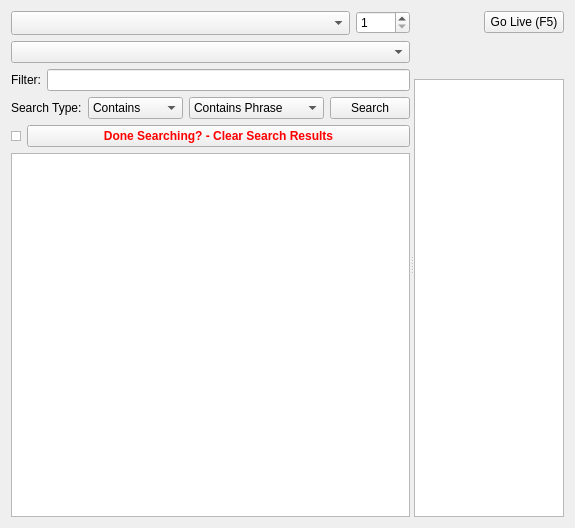
<?xml version="1.0" encoding="UTF-8"?>
<ui version="4.0">
 <class>SongWidget</class>
 <widget class="QWidget" name="SongWidget">
  <property name="geometry">
   <rect>
    <x>0</x>
    <y>0</y>
    <width>575</width>
    <height>528</height>
   </rect>
  </property>
  <property name="sizePolicy">
   <sizepolicy hsizetype="Preferred" vsizetype="Preferred">
    <horstretch>0</horstretch>
    <verstretch>0</verstretch>
   </sizepolicy>
  </property>
  <property name="minimumSize">
   <size>
    <width>400</width>
    <height>0</height>
   </size>
  </property>
  <property name="windowTitle">
   <string>Form</string>
  </property>
  <layout class="QHBoxLayout" name="horizontalLayout_6">
   <item>
    <widget class="QSplitter" name="splitter">
     <property name="orientation">
      <enum>Qt::Horizontal</enum>
     </property>
     <property name="childrenCollapsible">
      <bool>false</bool>
     </property>
     <widget class="QWidget" name="layoutWidget">
      <layout class="QVBoxLayout" name="verticalLayout">
       <item>
        <layout class="QHBoxLayout" name="horizontalLayout_4" stretch="10,0">
         <item>
          <widget class="QComboBox" name="songbook_menu">
           <property name="toolTip">
            <string>Use this menu to show only songs beloning to a particular Songbook</string>
           </property>
           <property name="statusTip">
            <string>Select Songbook to use</string>
           </property>
           <property name="sizeAdjustPolicy">
            <enum>QComboBox::AdjustToMinimumContentsLengthWithIcon</enum>
           </property>
           <property name="duplicatesEnabled">
            <bool>true</bool>
           </property>
          </widget>
         </item>
         <item>
          <widget class="QSpinBox" name="song_num_spinbox">
           <property name="toolTip">
            <string>Selects a song by the number in the selected Songbook</string>
           </property>
           <property name="minimum">
            <number>1</number>
           </property>
           <property name="maximum">
            <number>2800</number>
           </property>
           <property name="value">
            <number>1</number>
           </property>
          </widget>
         </item>
        </layout>
       </item>
       <item>
        <widget class="QComboBox" name="comboBoxCategory"/>
       </item>
       <item>
        <layout class="QHBoxLayout" name="horizontalLayout_3">
         <item>
          <widget class="QLabel" name="labelFilter">
           <property name="text">
            <string>Filter:</string>
           </property>
           <property name="alignment">
            <set>Qt::AlignRight|Qt::AlignTrailing|Qt::AlignVCenter</set>
           </property>
          </widget>
         </item>
         <item>
          <widget class="QLineEdit" name="lineEditSearch">
           <property name="enabled">
            <bool>true</bool>
           </property>
           <property name="minimumSize">
            <size>
             <width>125</width>
             <height>0</height>
            </size>
           </property>
           <property name="toolTip">
            <string>Use this field to limit the display of the songs to only the ones that contain the specified text in the song title or song number</string>
           </property>
          </widget>
         </item>
        </layout>
       </item>
       <item>
        <layout class="QHBoxLayout" name="horizontalLayout_5">
         <item>
          <widget class="QLabel" name="labelSearchType">
           <property name="text">
            <string>Search Type:</string>
           </property>
          </widget>
         </item>
         <item>
          <widget class="QComboBox" name="comboBoxFilterType">
           <property name="sizePolicy">
            <sizepolicy hsizetype="MinimumExpanding" vsizetype="Fixed">
             <horstretch>0</horstretch>
             <verstretch>0</verstretch>
            </sizepolicy>
           </property>
           <item>
            <property name="text">
             <string>Contains</string>
            </property>
           </item>
           <item>
            <property name="text">
             <string>Begins</string>
            </property>
           </item>
           <item>
            <property name="text">
             <string>Exact Match</string>
            </property>
           </item>
          </widget>
         </item>
         <item>
          <widget class="QComboBox" name="comboBoxSearchType">
           <property name="sizePolicy">
            <sizepolicy hsizetype="MinimumExpanding" vsizetype="Fixed">
             <horstretch>0</horstretch>
             <verstretch>0</verstretch>
            </sizepolicy>
           </property>
           <item>
            <property name="text">
             <string>Contains Phrase</string>
            </property>
           </item>
           <item>
            <property name="text">
             <string>Contains Word Phrase</string>
            </property>
           </item>
           <item>
            <property name="text">
             <string>Line Begins</string>
            </property>
           </item>
           <item>
            <property name="text">
             <string>Contains Any Word</string>
            </property>
           </item>
           <item>
            <property name="text">
             <string>Contains All Words</string>
            </property>
           </item>
          </widget>
         </item>
         <item>
          <widget class="QPushButton" name="pushButtonSearch">
           <property name="text">
            <string>Search</string>
           </property>
           <property name="icon">
            <iconset resource="softprojector.qrc">
             <normaloff>:/icons/icons/search.png</normaloff>:/icons/icons/search.png</iconset>
           </property>
           <property name="shortcut">
            <string>Return</string>
           </property>
          </widget>
         </item>
        </layout>
       </item>
       <item>
        <layout class="QHBoxLayout" name="horizontalLayout_7">
         <item>
          <widget class="QListWidget" name="listWidgetDummy">
           <property name="maximumSize">
            <size>
             <width>10</width>
             <height>10</height>
            </size>
           </property>
           <property name="alternatingRowColors">
            <bool>true</bool>
           </property>
           <property name="spacing">
            <number>5</number>
           </property>
          </widget>
         </item>
         <item>
          <widget class="QPushButton" name="pushButtonClearResults">
           <property name="palette">
            <palette>
             <active>
              <colorrole role="ButtonText">
               <brush brushstyle="SolidPattern">
                <color alpha="255">
                 <red>255</red>
                 <green>0</green>
                 <blue>0</blue>
                </color>
               </brush>
              </colorrole>
             </active>
             <inactive>
              <colorrole role="ButtonText">
               <brush brushstyle="SolidPattern">
                <color alpha="255">
                 <red>255</red>
                 <green>0</green>
                 <blue>0</blue>
                </color>
               </brush>
              </colorrole>
             </inactive>
             <disabled>
              <colorrole role="ButtonText">
               <brush brushstyle="SolidPattern">
                <color alpha="255">
                 <red>120</red>
                 <green>120</green>
                 <blue>120</blue>
                </color>
               </brush>
              </colorrole>
             </disabled>
            </palette>
           </property>
           <property name="font">
            <font>
             <weight>75</weight>
             <bold>true</bold>
            </font>
           </property>
           <property name="text">
            <string>Done Searching? - Clear Search Results</string>
           </property>
          </widget>
         </item>
        </layout>
       </item>
       <item>
        <widget class="QTableView" name="songs_view">
         <property name="selectionMode">
          <enum>QAbstractItemView::SingleSelection</enum>
         </property>
         <property name="selectionBehavior">
          <enum>QAbstractItemView::SelectRows</enum>
         </property>
         <property name="sortingEnabled">
          <bool>true</bool>
         </property>
         <attribute name="horizontalHeaderStretchLastSection">
          <bool>true</bool>
         </attribute>
         <attribute name="verticalHeaderVisible">
          <bool>false</bool>
         </attribute>
         <attribute name="verticalHeaderDefaultSectionSize">
          <number>20</number>
         </attribute>
        </widget>
       </item>
      </layout>
     </widget>
     <widget class="QWidget" name="layoutWidget1">
      <layout class="QVBoxLayout" name="verticalLayout_2">
       <item>
        <layout class="QHBoxLayout" name="horizontalLayout_2" stretch="0,0">
         <item>
          <spacer name="horizontalSpacer_3">
           <property name="orientation">
            <enum>Qt::Horizontal</enum>
           </property>
           <property name="sizeHint" stdset="0">
            <size>
             <width>40</width>
             <height>20</height>
            </size>
           </property>
          </spacer>
         </item>
         <item>
          <widget class="QPushButton" name="btnLive">
           <property name="toolTip">
            <string>Quickly display the selected song on the screen without adding it to playlist first</string>
           </property>
           <property name="text">
            <string>Go Live (F5)</string>
           </property>
           <property name="icon">
            <iconset resource="softprojector.qrc">
             <normaloff>:/icons/icons/go_live.png</normaloff>:/icons/icons/go_live.png</iconset>
           </property>
           <property name="shortcut">
            <string>F5</string>
           </property>
          </widget>
         </item>
        </layout>
       </item>
       <item>
        <widget class="QLabel" name="preview_label"/>
       </item>
       <item>
        <widget class="QLabel" name="label_notes">
         <property name="palette">
          <palette>
           <active>
            <colorrole role="WindowText">
             <brush brushstyle="SolidPattern">
              <color alpha="255">
               <red>255</red>
               <green>0</green>
               <blue>4</blue>
              </color>
             </brush>
            </colorrole>
           </active>
           <inactive>
            <colorrole role="WindowText">
             <brush brushstyle="SolidPattern">
              <color alpha="255">
               <red>255</red>
               <green>0</green>
               <blue>4</blue>
              </color>
             </brush>
            </colorrole>
           </inactive>
           <disabled>
            <colorrole role="WindowText">
             <brush brushstyle="SolidPattern">
              <color alpha="255">
               <red>120</red>
               <green>120</green>
               <blue>120</blue>
              </color>
             </brush>
            </colorrole>
           </disabled>
          </palette>
         </property>
         <property name="font">
          <font>
           <weight>75</weight>
           <bold>true</bold>
          </font>
         </property>
         <property name="text">
          <string/>
         </property>
         <property name="wordWrap">
          <bool>true</bool>
         </property>
        </widget>
       </item>
       <item>
        <widget class="QListWidget" name="listPreview">
         <property name="minimumSize">
          <size>
           <width>150</width>
           <height>0</height>
          </size>
         </property>
         <property name="alternatingRowColors">
          <bool>true</bool>
         </property>
         <property name="spacing">
          <number>5</number>
         </property>
        </widget>
       </item>
      </layout>
     </widget>
    </widget>
   </item>
  </layout>
 </widget>
 <tabstops>
  <tabstop>songbook_menu</tabstop>
  <tabstop>song_num_spinbox</tabstop>
  <tabstop>comboBoxCategory</tabstop>
  <tabstop>lineEditSearch</tabstop>
  <tabstop>comboBoxSearchType</tabstop>
  <tabstop>pushButtonSearch</tabstop>
  <tabstop>listWidgetDummy</tabstop>
  <tabstop>pushButtonClearResults</tabstop>
  <tabstop>songs_view</tabstop>
  <tabstop>listPreview</tabstop>
  <tabstop>btnLive</tabstop>
 </tabstops>
 <resources>
  <include location="softprojector.qrc"/>
 </resources>
 <connections/>
</ui>
